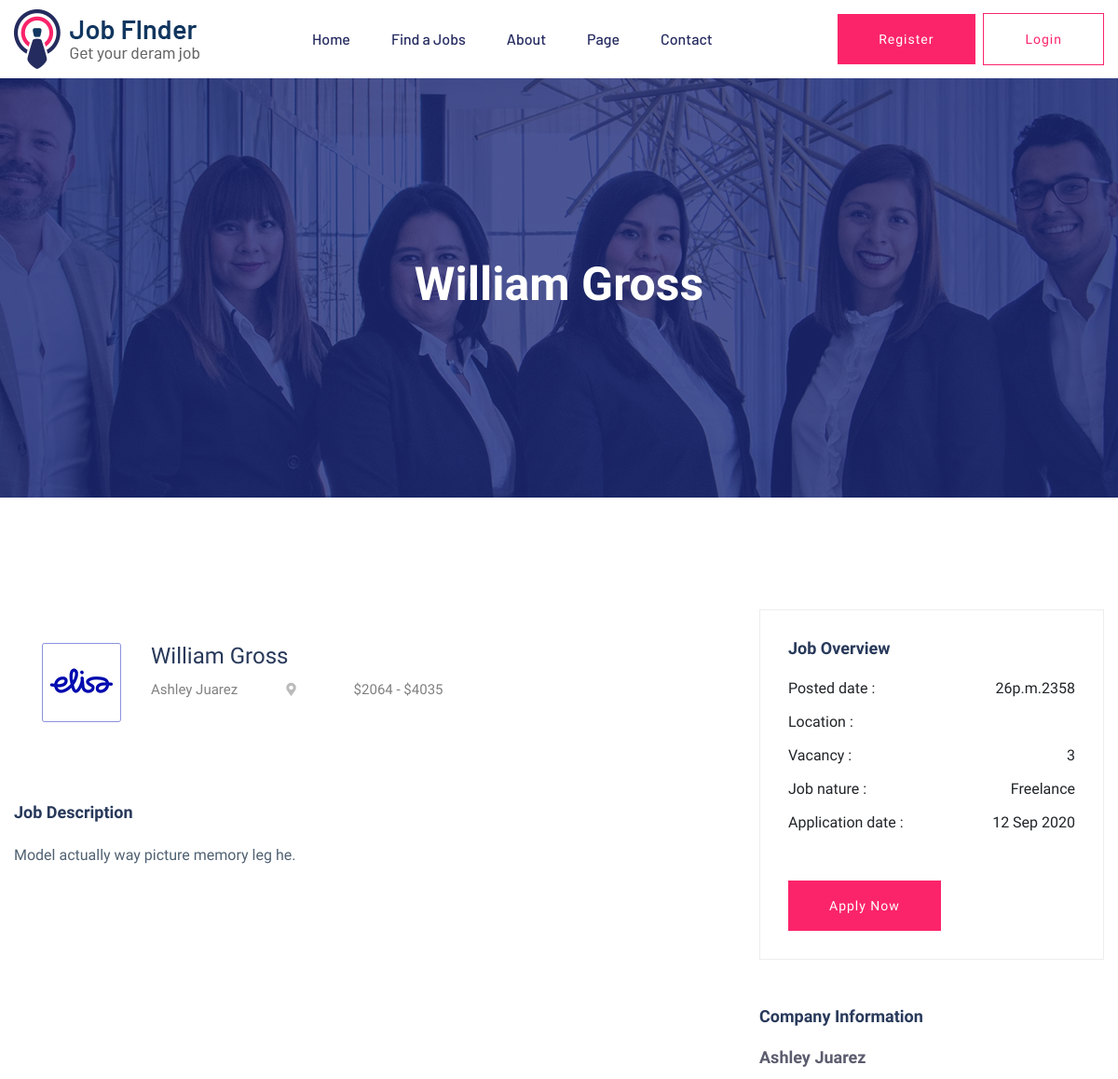
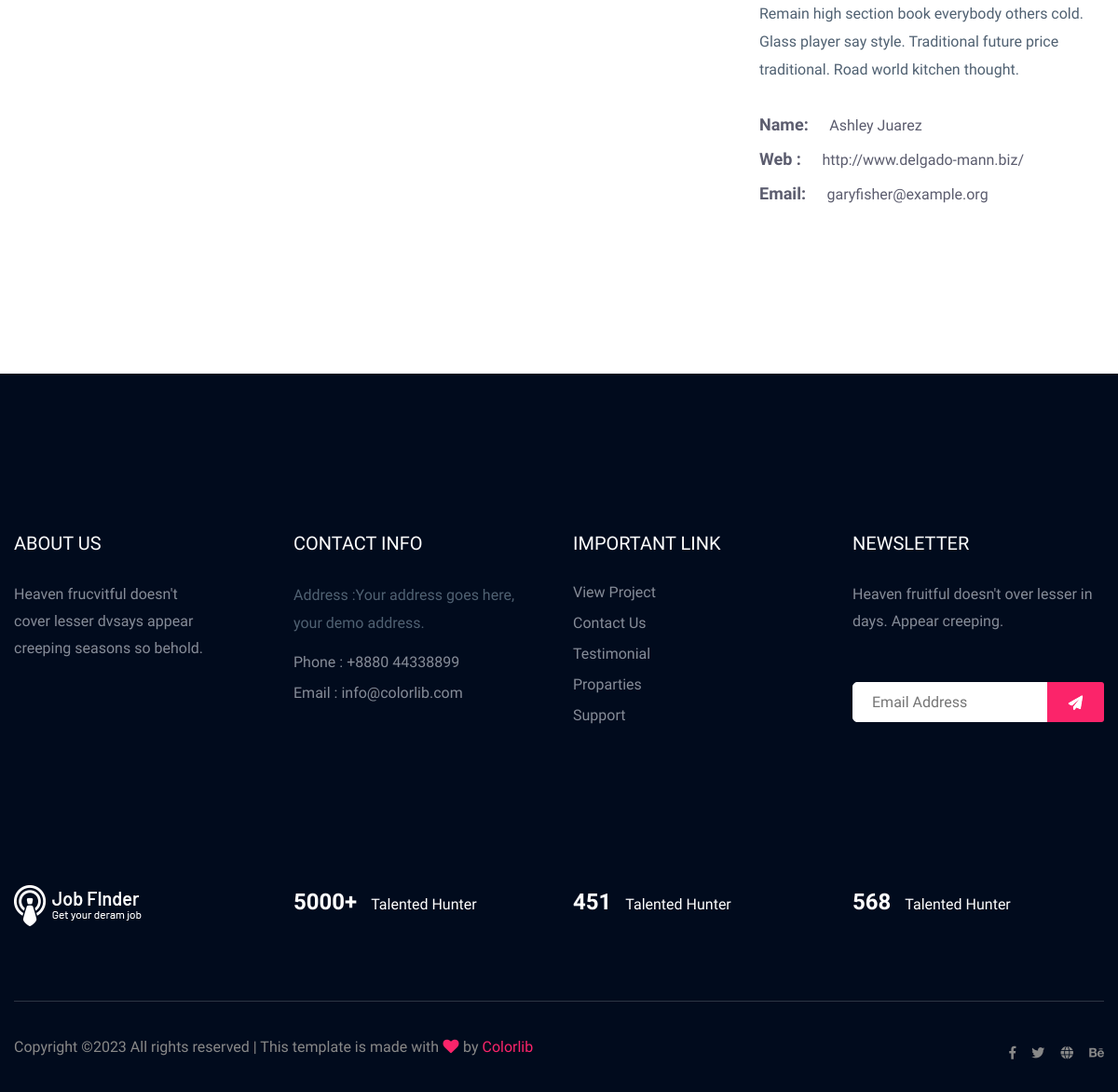
Screenshot of /jobs/william-gross with the database file from the repository (2 pictures, top to bottom).
### job/models.py (models this page shows, shortened)
class job(models.Model):
    title = models.CharField(max_length=50)
    location = CountryField()
    company=models.ForeignKey('company',on_delete=models.CASCADE,related_name='job_company')
    create_at = models.DateTimeField(default=timezone.now)
    salary_start=models.IntegerField(null=True,blank=True)
    salary_end=models.IntegerField(null=True,blank=True)
    description=models.TextField(max_length=15000)
    vacancy=models.IntegerField()
    job_type=models.CharField(choices=job_type , max_length=10)
    experince=models.IntegerField()
    category=models.ForeignKey('Category',related_name='job_category',on_delete=models.SET_NULL,null=True,blank=True)
    slug=models.SlugField(null=True,blank=True)
    def __str__(self) -> str:
        return self.title

class Company(models.Model):
    name=models.CharField(max_length=50)
    logo=models.ImageField(upload_to='company')
    subtitle=models.TextField(max_length=1000)
    website=models.URLField()
    email=models.EmailField()
    def __str__(self) -> str:
        return self.name

### job/views.py (the view)
# urls.py: path('<slug:slug>',job_detail),
def job_detail(request,slug):
    Job = job.objects.get(slug=slug)
    return render(request,'job/job_detail.html',{'job':Job})

### job/templates/job/job_detail.html (shortened to what this page needs)
{% extends 'base.html' %}
{% load static %}
{% block body %}
    <main>
        <div class="slider-area ">
        <div class="single-slider section-overly slider-height2 d-flex align-items-center" data-background="{% static 'assets/img/hero/about.jpg' %}">
            <div class="container">
                <div class="row">
                    <div class="col-xl-12">
                        <div class="hero-cap text-center">
                            <h2>{{job}}</h2>
                        </div>
                    </div>
                </div>
            </div>
        </div>
        </div>
        <div class="job-post-company pt-120 pb-120">
            <div class="container">
                <div class="row justify-content-between">
                    <div class="col-xl-7 col-lg-8">
                        <div class="single-job-items mb-50">
                            <div class="job-items">
                                <div class="company-img company-img-details">
                                    <a href="#"><img src="{{job.company.logo.url}}" style="width: 85px; height:85px;" alt=""></a>
                                </div>
                                <div class="job-tittle">
                                    <a href="#">
                                        <h4>{{job}}</h4>
                                    </a>
                                    <ul>
                                        <li>{{job.company}}</li>
                                        <li><i class="fas fa-map-marker-alt"></i>{{job.location}}</li>
                                        <li>${{job.salary_start}} - ${{job.salary_end}}</li>
                                    </ul>
                                </div>
                            </div>
                        </div>
                        <div class="job-post-details">
                            <div class="post-details1 mb-50">
                                <div class="small-section-tittle">
                                    <h4>Job Description</h4>
                                </div>
                                <p>{{job.description}}</p>
                            </div>
                        </div>
                    </div>
                    <div class="col-xl-4 col-lg-4">
                        <div class="post-details3  mb-50">
                           <div class="small-section-tittle">
                               <h4>Job Overview</h4>
                           </div>
                          <ul>
                              <li>Posted date : <span>{{job.create_at|date:"days"}}</span></li>
                              <li>Location : </li>
                              <li>Vacancy : <span>{{job.vacancy}}</span></li>
                              <li>Job nature : <span>{{job.job_type}}</span></li>
                              <li>Application date : <span>12 Sep 2020</span></li>
                          </ul>
                         <div class="apply-btn2">
                            <a href="#" class="btn">Apply Now</a>
                         </div>
                       </div>
                        <div class="post-details4  mb-50">
                           <div class="small-section-tittle">
                               <h4>Company Information</h4>
                           </div>
                              <span>{{job.company}}</span>
                              <p>{{job.company.subtitle}}</p>
                            <ul>
                                <li>Name: <span>{{job.company}} </span></li>
                                <li>Web : <span>{{job.company.website}}</span></li>
                                <li>Email: <span>{{job.company.email}}</span></li>
                            </ul>
                       </div>
                    </div>
                </div>
            </div>
        </div>
    </main>
{% endblock body %}

### templates/base.html (shortened to what this page needs)
{% load static %}
<!doctype html>
<html class="no-js" lang="zxx">
    <head>
            <link rel="stylesheet" href="{% static 'assets/css/bootstrap.min.css' %}">
            <link rel="stylesheet" href="{% static 'assets/css/owl.carousel.min.css' %}">
            <link rel="stylesheet" href="{% static 'assets/css/flaticon.css' %}">
            <link rel="stylesheet" href="{% static 'assets/css/price_rangs.css' %}">
            <link rel="stylesheet" href="{% static 'assets/css/slicknav.css' %}">
            <link rel="stylesheet" href="{% static 'assets/css/animate.min.css' %}">
            <link rel="stylesheet" href="{% static 'assets/css/magnific-popup.css' %}">
            <link rel="stylesheet" href="{% static 'assets/css/fontawesome-all.min.css' %}">
            <link rel="stylesheet" href="{% static 'assets/css/themify-icons.css' %}">
            <link rel="stylesheet" href="{% static 'assets/css/slick.css' %}">
            <link rel="stylesheet" href="{% static 'assets/css/nice-select.css' %}">
            <link rel="stylesheet" href="{% static 'assets/css/style.css' %}">
   </head>
   <body>
    <header>
       <div class="header-area header-transparrent">
           <div class="headder-top header-sticky">
                <div class="container">
                    <div class="row align-items-center">
                        <div class="col-lg-3 col-md-2">
                            <div class="logo">
                                <a href="index.html"><img src="assets/img/logo/logo.png" alt=""></a>
                            </div>
                        </div>
                        <div class="col-lg-9 col-md-9">
                            <div class="menu-wrapper">
                                <div class="main-menu">
                                    <nav class="d-none d-lg-block">
                                        <ul id="navigation">
                                            <li><a href="index.html">Home</a></li>
                                            <li><a href="job_listing.html">Find a Jobs </a></li>
                                            <li><a href="about.html">About</a></li>
                                            <li><a href="#">Page</a>
                                            </li>
                                            <li><a href="contact.html">Contact</a></li>
                                        </ul>
                                    </nav>
                                </div>
                                <div class="header-btn d-none f-right d-lg-block">
                                    <a href="#" class="btn head-btn1">Register</a>
                                    <a href="#" class="btn head-btn2">Login</a>
                                </div>
                            </div>
                        </div>
                        <div class="col-12">
                        </div>
                    </div>
                </div>
           </div>
       </div>
    </header>
    {% block body %}
    {% endblock body %}
    <footer>
        <div class="footer-area footer-bg footer-padding">
            <div class="container">
                <div class="row d-flex justify-content-between">
                    <div class="col-xl-3 col-lg-3 col-md-4 col-sm-6">
                       <div class="single-footer-caption mb-50">
                         <div class="single-footer-caption mb-30">
                             <div class="footer-tittle">
                                 <h4>About Us</h4>
                                 <div class="footer-pera">
                                     <p>Heaven frucvitful doesn't cover lesser dvsays appear creeping seasons so behold.</p>
                                </div>
                             </div>
                         </div>
                       </div>
                    </div>
                    <div class="col-xl-3 col-lg-3 col-md-4 col-sm-5">
                        <div class="single-footer-caption mb-50">
                            <div class="footer-tittle">
                                <h4>Contact Info</h4>
                                <ul>
                                    <li>
                                    <p>Address :Your address goes
                                        here, your demo address.</p>
                                    </li>
                                    <li><a href="#">Phone : +8880 44338899</a></li>
                                    <li><a href="#">Email : info@colorlib.com</a></li>
                                </ul>
                            </div>
                        </div>
                    </div>
                    <div class="col-xl-3 col-lg-3 col-md-4 col-sm-5">
                        <div class="single-footer-caption mb-50">
                            <div class="footer-tittle">
                                <h4>Important Link</h4>
                                <ul>
                                    <li><a href="#"> View Project</a></li>
                                    <li><a href="#">Contact Us</a></li>
                                    <li><a href="#">Testimonial</a></li>
                                    <li><a href="#">Proparties</a></li>
                                    <li><a href="#">Support</a></li>
                                </ul>
                            </div>
                        </div>
                    </div>
                    <div class="col-xl-3 col-lg-3 col-md-4 col-sm-5">
                        <div class="single-footer-caption mb-50">
                            <div class="footer-tittle">
                                <h4>Newsletter</h4>
                                <div class="footer-pera footer-pera2">
                                 <p>Heaven fruitful doesn't over lesser in days. Appear creeping.</p>
                             </div>
                             <div class="footer-form" >
                                 <div id="mc_embed_signup">
                                     <form target="_blank" action="https://spondonit.us12.list-manage.com/subscribe/post?u=1462626880ade1ac87bd9c93a&amp;id=92a4423d01"
                                     method="get" class="subscribe_form relative mail_part">
                                         <input type="email" name="email" id="newsletter-form-email" placeholder="Email Address"
                                         class="placeholder hide-on-focus" onfocus="this.placeholder = ''"
                                         onblur="this.placeholder = ' Email Address '">
                                         <div class="form-icon">
                                             <button type="submit" name="submit" id="newsletter-submit"
                                             class="email_icon newsletter-submit button-contactForm"><img src="assets/img/icon/form.png" alt=""></button>
                                         </div>
                                     </form>
                                 </div>
                             </div>
                            </div>
                        </div>
                    </div>
                </div>
               <div class="row footer-wejed justify-content-between">
                    <div class="col-xl-3 col-lg-3 col-md-4 col-sm-6">
                        <div class="footer-logo mb-20">
                        <a href="index.html"><img src="assets/img/logo/logo2_footer.png" alt=""></a>
                        </div>
                    </div>
                    <div class="col-xl-3 col-lg-3 col-md-4 col-sm-5">
                    <div class="footer-tittle-bottom">
                        <span>5000+</span>
                        <p>Talented Hunter</p>
                    </div>
                    </div>
                    <div class="col-xl-3 col-lg-3 col-md-4 col-sm-5">
                        <div class="footer-tittle-bottom">
                            <span>451</span>
                            <p>Talented Hunter</p>
                        </div>
                    </div>
                    <div class="col-xl-3 col-lg-3 col-md-4 col-sm-5">
                        <div class="footer-tittle-bottom">
                            <span>568</span>
                            <p>Talented Hunter</p>
                        </div>
                    </div>
               </div>
            </div>
        </div>
        <div class="footer-bottom-area footer-bg">
            <div class="container">
                <div class="footer-border">
                     <div class="row d-flex justify-content-between align-items-center">
                         <div class="col-xl-10 col-lg-10 ">
                             <div class="footer-copy-right">
                                 <p>
  Copyright &copy;<script>document.write(new Date().getFullYear());</script> All rights reserved | This template is made with <i class="fa fa-heart" aria-hidden="true"></i> by <a href="https://colorlib.com" target="_blank">Colorlib</a>
  </p>
                             </div>
                         </div>
                         <div class="col-xl-2 col-lg-2">
                             <div class="footer-social f-right">
                                 <a href="#"><i class="fab fa-facebook-f"></i></a>
                                 <a href="#"><i class="fab fa-twitter"></i></a>
                                 <a href="#"><i class="fas fa-globe"></i></a>
                                 <a href="#"><i class="fab fa-behance"></i></a>
                             </div>
                         </div>
                     </div>
                </div>
            </div>
        </div>
    </footer>
    </body>
</html>

### rows the page displays
job: title "William Gross", company.logo (picture), company "Ashley Juarez", salary_start "2064", salary_end "4035", description "Model actually way picture memory leg he.", create_at "26p.m.2358", vacancy "3", job_type "Freelance", company.subtitle "Remain high section book everybody others cold. Glass player say style. Traditional future price traditional. Road world kitchen thought.", company.website "http://www.delgado-mann.biz/", company.email "garyfisher@example.org"
